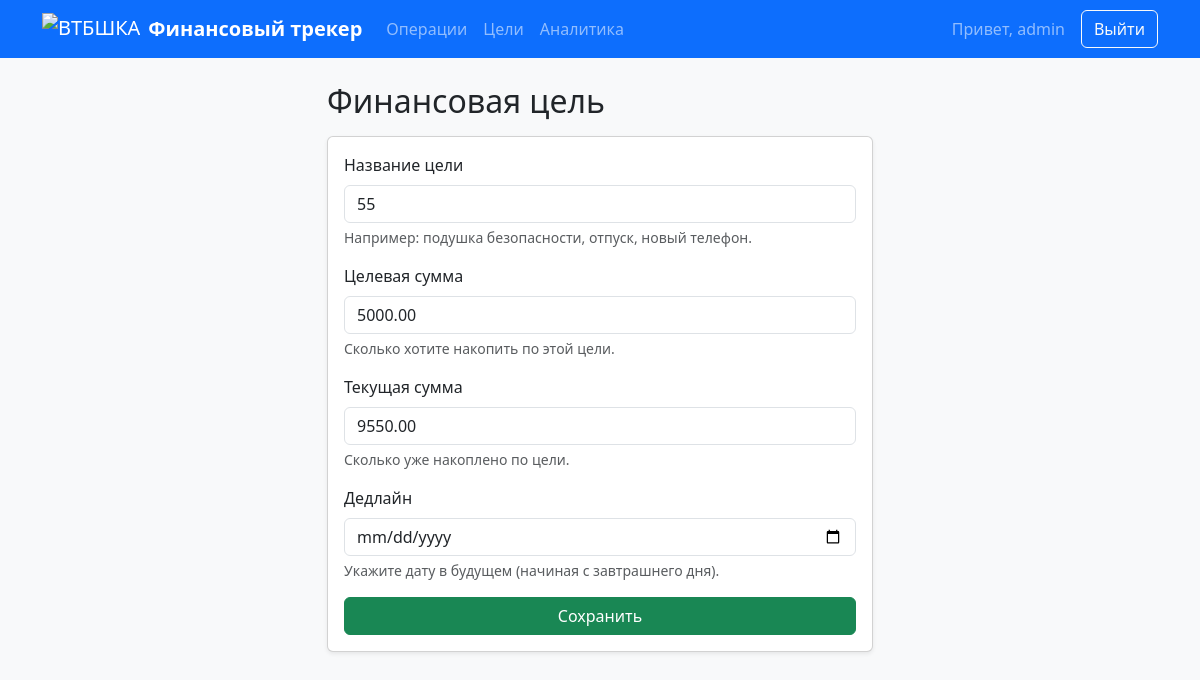
Page /finance/goals/8/edit/ (signed in) on the committed database.
### finance/models.py (models this page shows, shortened)
class Goal(models.Model):
    user = models.ForeignKey(
        User,
        on_delete=models.CASCADE,
        related_name="goals",
        verbose_name="Пользователь",
    )
    name = models.CharField(
        "Название цели",
        max_length=150,
    )
    target_amount = models.DecimalField(
        "Целевая сумма",
        max_digits=12,
        decimal_places=2,
    )
    current_amount = models.DecimalField(
        "Текущая сумма",
        max_digits=12,
        decimal_places=2,
        default=0,
    )
    deadline = models.DateField(
        "Дедлайн",
        null=True,
        blank=True,
    )
    created_at = models.DateTimeField(
        "Дата создания",
        auto_now_add=True,
    )
    class Meta:
        verbose_name = "Финансовая цель"
        verbose_name_plural = "Финансовые цели"
    @property
    def is_completed(self) -> bool:
        return self.current_amount >= self.target_amount

### finance/views.py (the view)
# urls.py: path("goals/<int:pk>/edit/", views.goal_update_view, name="goal_update"),
@login_required
@require_http_methods(["GET", "POST"])
def goal_update_view(request, pk):
    goal = get_object_or_404(Goal, pk=pk, user=request.user)
    completed_before = goal.is_completed
    if request.method == "POST":
        form = GoalForm(request.POST, instance=goal)
        if form.is_valid():
            goal = form.save()
            completed_after = goal.is_completed
            message = None
            if not completed_before and completed_after:
                message = "Ваша цель достигнута, вы можете воплотить её!"
            return render(
                request,
                "finance/goal_form.html",
                {"form": form, "goal": goal, "success_message": message},
            )
    else:
        form = GoalForm(instance=goal)
    return render(request, "finance/goal_form.html", {"form": form, "goal": goal})

### templates/finance/goal_form.html (shortened to what this page needs)
{% extends "base.html" %}
{% block content %}
<div class="row justify-content-center">
  <div class="col-md-6">
    <h2 class="mb-3">Финансовая цель</h2>
    <form method="post" class="card card-body shadow-sm">
      {% for field in form %}
        <div class="mb-3">
          <label for="{{ field.id_for_label }}" class="form-label">
            {{ field.label }}
          </label>
          {{ field }}
          {% if field.help_text %}
            <div class="form-text">{{ field.help_text }}</div>
          {% endif %}
        </div>
      {% endfor %}
      <button type="submit" class="btn btn-success w-100">Сохранить</button>
    </form>
  </div>
</div>
{% endblock %}

### templates/base.html (shortened to what this page needs)
<!doctype html>
<html lang="ru">
<head>
    {% load static %}
    <link href="https://cdn.jsdelivr.net/npm/bootstrap@5.3.3/dist/css/bootstrap.min.css" rel="stylesheet">
</head>
<body class="bg-light">
<nav class="navbar navbar-expand-lg navbar-dark bg-primary mb-4">
    <div class="container">
        <a class="navbar-brand d-flex align-items-center" href="{% url 'finance:dashboard' %}">
            <img src="{% static 'img/vtb-logo1.png' %}"
                 alt="ВТБШКА"
                 height="32"
                 class="me-2">
            <span class="fw-semibold">Финансовый трекер</span>
        </a>
        <div class="collapse navbar-collapse" id="navbarNav">
            {% if user.is_authenticated %}
            <ul class="navbar-nav me-auto">
                <li class="nav-item"><a class="nav-link" href="{% url 'finance:transactions_list' %}">Операции</a></li>
                <li class="nav-item"><a class="nav-link" href="{% url 'finance:goals_list' %}">Цели</a></li>
                <li class="nav-item"><a class="nav-link" href="{% url 'finance:analytics' %}">Аналитика</a></li>
            </ul>
            <span class="navbar-text me-3">Привет, {{ user.username }}</span>
            <form action="{% url 'logout' %}" method="post" class="d-inline">
                <button type="submit" class="btn btn-outline-light">Выйти</button>
            </form>
            {% else %}
            <ul class="navbar-nav ms-auto">
                <li class="nav-item"><a class="nav-link" href="{% url 'login' %}">Вход</a></li>
                <li class="nav-item"><a class="nav-link" href="{% url 'finance:signup' %}">Регистрация</a></li>
            </ul>
            {% endif %}
        </div>
    </div>
</nav>
<main class="container mb-4">
    {% block content %}{% endblock %}
</main>
</body>
</html>

### rows in the picture
Goal: form "55" "5000.00" "9550.00"

### other values in the picture
{{ user.username }} "admin"
{{ field.label }} "Название цели" "Целевая сумма" "Текущая сумма" "Дедлайн"
{{ field.help_text }} "Например: подушка безопасности, отпуск, новый телефон." "Сколько хотите накопить по этой цели." "Сколько уже накоплено по цели." "Укажите дату в будущем (начиная с завтрашнего дня)."
